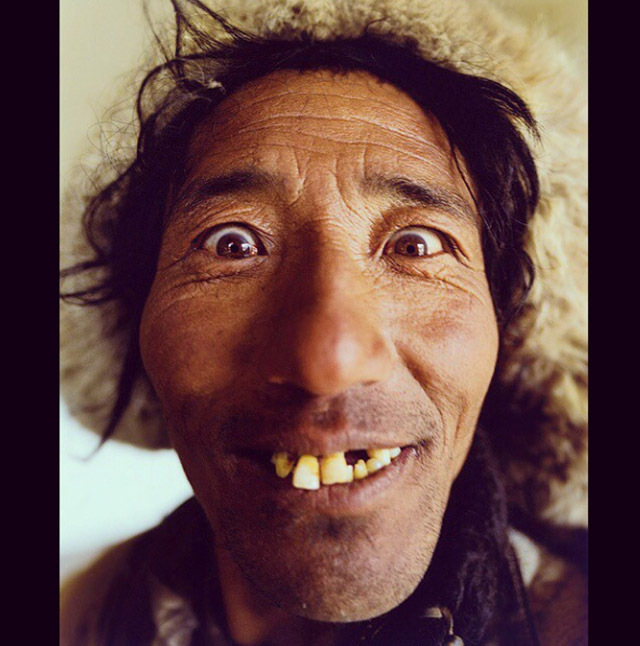
#> input picture resimis/adamim.Jpg, 640 x 646 px; its folder holds only this picture in this run
$ python coklu_resim.py
#> lines starting #> are read from the running program, lines starting #| are printed output that depends on the picture
import cv2
import glob


resimler = glob.glob("*.jpg")

for r in resimler:
    gri = cv2.imread(r,0)
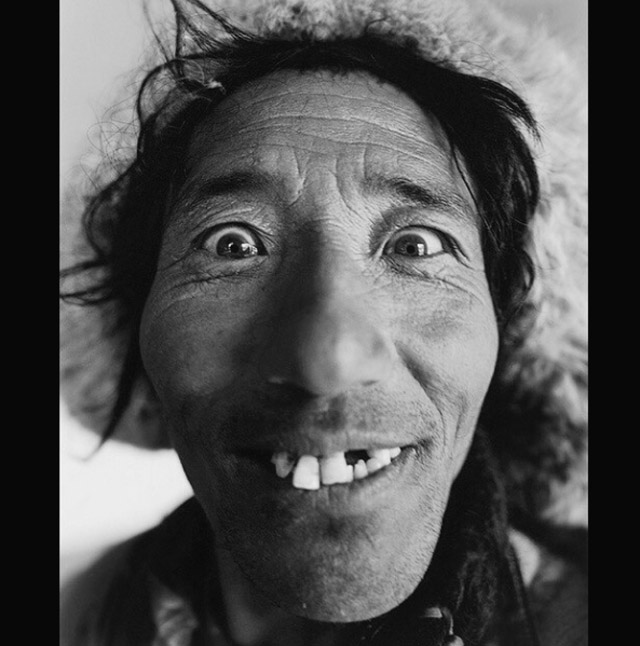
#> gri: shape (646, 640); min 0, max 255, mean 81.8
    r100 = cv2.resize(gri,(200,200)) # yeniden boyutlandır
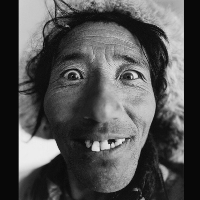
#> r100: shape (200, 200); min 5, max 238, mean 81.8
    cv2.imshow("100X100",r100) # görüntüleme
    cv2.waitKey(1000) # bekleme
    cv2.destroyAllWindows()
    cv2.imwrite("100x100" + r,r100)  # fiziksel olarak dosyayı kaydet

$ run again, on resimis/arkadas1.jpg
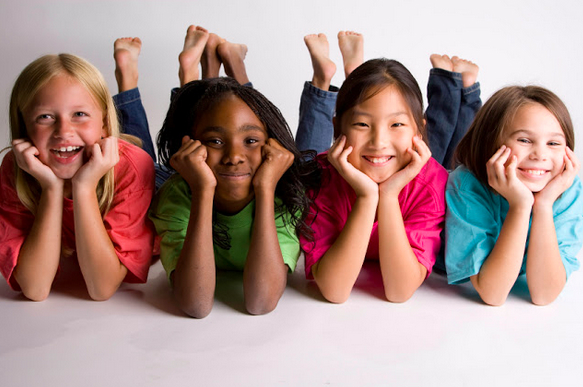
#> input picture resimis/arkadas1.jpg, 583 x 387 px
#> `gri = cv2.imread(r,0)`:
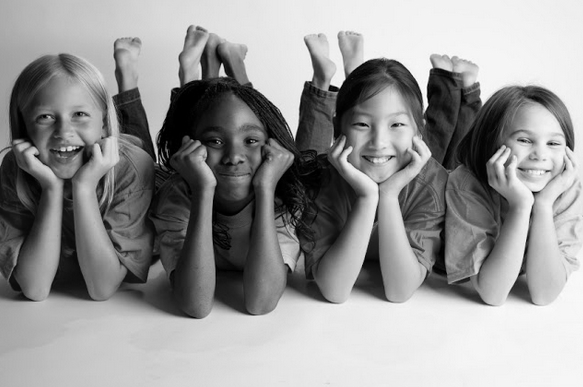
#> gri: shape (387, 583); min 0, max 255, mean 149.6
#> `r100 = cv2.resize(gri,(200,200))`:
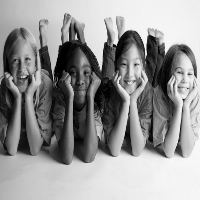
#> r100: shape (200, 200); min 0, max 249, mean 149.4

$ run again, on resimis/yuzler.jpg
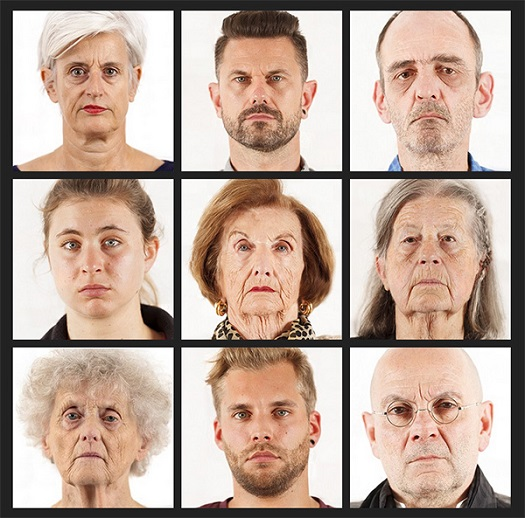
#> input picture resimis/yuzler.jpg, 525 x 518 px
#> `gri = cv2.imread(r,0)`:
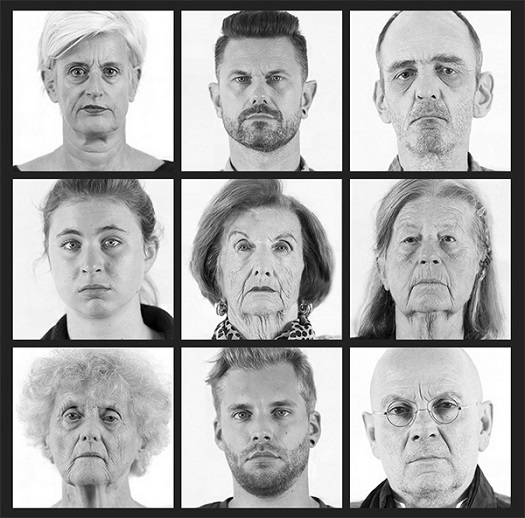
#> gri: shape (518, 525); min 0, max 255, mean 170.6
#> `r100 = cv2.resize(gri,(200,200))`:
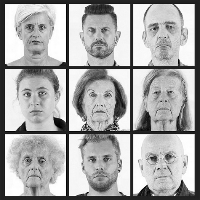
#> r100: shape (200, 200); min 1, max 255, mean 170.6
